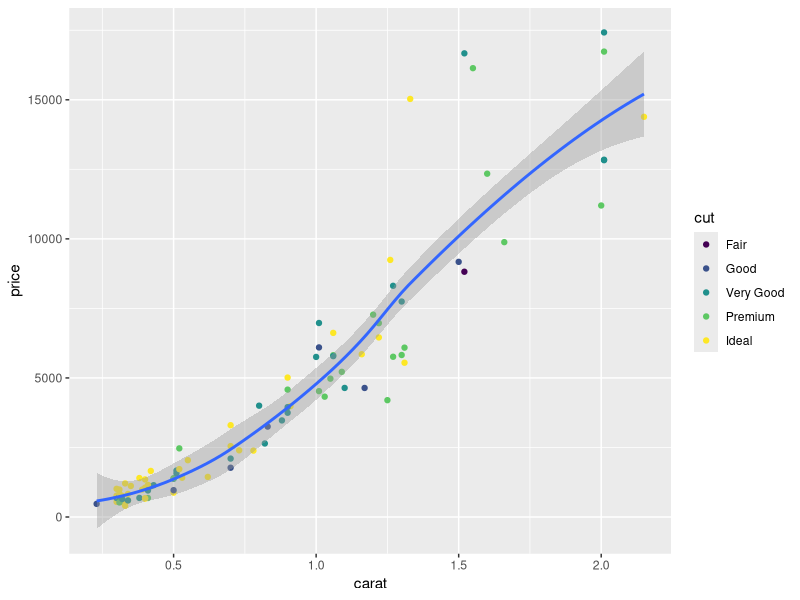
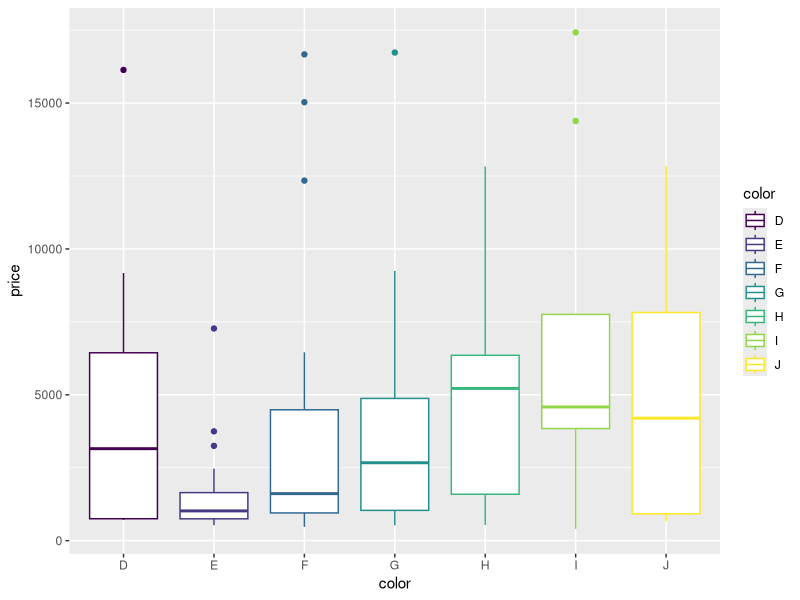
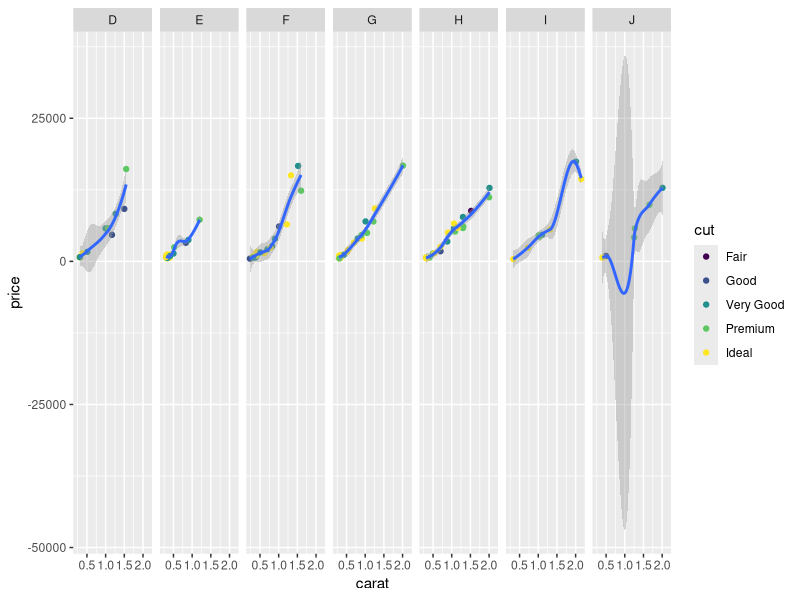

Here is the R script that generated these plots, in order:
library(ggplot2)

# Set seed for reproducibility
set.seed(123)
# Sample 100 diamonds
diamonds_sample <- diamonds[sample(nrow(diamonds), 100), ]

# Scatter with colour by cut
ggplot(data = diamonds_sample, aes(carat, price)) +
  geom_point(aes(color = cut)) +
  geom_smooth()

# Boxplot, price by colour
ggplot(data = diamonds_sample, aes(color, price)) +
  geom_boxplot(aes(color = color))
            # Color argument is optional but looks nice

# Facet plot with cut and color
ggplot(data = diamonds_sample, aes(carat, price)) +
  geom_point(aes(color = cut)) +
  geom_smooth() +
  facet_grid(. ~ color)
